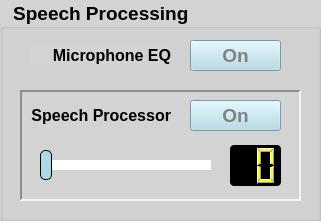
     <widget class="QGroupBox" name="Speech_Proc_groupBox">
      <property name="geometry">
       <rect>
        <x>750</x>
        <y>10</y>
        <width>321</width>
        <height>221</height>
       </rect>
      </property>
      <property name="font">
       <font>
        <pointsize>14</pointsize>
        <bold>true</bold>
       </font>
      </property>
      <property name="styleSheet">
       <string notr="true">QWidget{ background-color: lightgray;}</string>
      </property>
      <property name="title">
       <string>  Speech Processing</string>
      </property>
      <widget class="QLabel" name="Speech_label_1">
       <property name="geometry">
        <rect>
         <x>30</x>
         <y>45</y>
         <width>141</width>
         <height>21</height>
        </rect>
       </property>
       <property name="font">
        <font>
         <pointsize>12</pointsize>
         <bold>true</bold>
        </font>
       </property>
       <property name="text">
        <string>Microphone EQ</string>
       </property>
       <property name="alignment">
        <set>Qt::AlignmentFlag::AlignRight|Qt::AlignmentFlag::AlignTrailing|Qt::AlignmentFlag::AlignVCenter</set>
       </property>
       <property name="wordWrap">
        <bool>true</bool>
       </property>
      </widget>
      <widget class="QPushButton" name="Speech_Proc_EQ_pushButton">
       <property name="geometry">
        <rect>
         <x>190</x>
         <y>40</y>
         <width>91</width>
         <height>31</height>
        </rect>
       </property>
       <property name="font">
        <font>
         <pointsize>14</pointsize>
         <bold>true</bold>
        </font>
       </property>
       <property name="styleSheet">
        <string notr="true">QPushButton{ background-color: lightblue; color: grey}
QPushButton::checked{ background-color: red; color: black}</string>
       </property>
       <property name="text">
        <string>On</string>
       </property>
       <property name="checkable">
        <bool>true</bool>
       </property>
      </widget>
      <widget class="QFrame" name="Speech_Proc_frame">
       <property name="geometry">
        <rect>
         <x>20</x>
         <y>90</y>
         <width>281</width>
         <height>111</height>
        </rect>
       </property>
       <property name="frameShape">
        <enum>QFrame::Shape::Panel</enum>
       </property>
       <property name="frameShadow">
        <enum>QFrame::Shadow::Sunken</enum>
       </property>
       <property name="lineWidth">
        <number>2</number>
       </property>
       <widget class="QLCDNumber" name="Speech_Proc_lcdNumber">
        <property name="geometry">
         <rect>
          <x>210</x>
          <y>55</y>
          <width>51</width>
          <height>41</height>
         </rect>
        </property>
        <property name="styleSheet">
         <string notr="true">QWidget{ border: 2px black; background-color: black;border-radius: 4px;}
QLCDNumber {color: yellow;}</string>
        </property>
        <property name="digitCount">
         <number>2</number>
        </property>
       </widget>
       <widget class="QPushButton" name="Speech_Proc_pushButton">
        <property name="geometry">
         <rect>
          <x>170</x>
          <y>10</y>
          <width>91</width>
          <height>31</height>
         </rect>
        </property>
        <property name="font">
         <font>
          <pointsize>14</pointsize>
          <bold>true</bold>
         </font>
        </property>
        <property name="styleSheet">
         <string notr="true">QPushButton{ background-color: lightblue; color: grey}
QPushButton::checked{ background-color: red; color: black}</string>
        </property>
        <property name="text">
         <string>On</string>
        </property>
        <property name="checkable">
         <bool>true</bool>
        </property>
       </widget>
       <widget class="QSlider" name="Speech_Proc_horizontalSlider">
        <property name="geometry">
         <rect>
          <x>20</x>
          <y>60</y>
          <width>171</width>
          <height>31</height>
         </rect>
        </property>
        <property name="styleSheet">
         <string notr="true">QSlider::groove:horizontal{background: lightgray; height: 10px; border-radius: 3px;}
QSlider::handle:horizontal{background: lightblue; border: 1px solid black; width: 10px; height: 30px; margin-top: -10px; margin-bottom: -10px; border-radius: 5px;}
QSlider::sub-page:horizontal{background: white;}
QSlider::add-page:horizontal{background: white;}
QSlider:disabled{color: darkgrey;}
QSlider:handle:disabled{background-color: darkgrey;  color: darkgrey;}</string>
        </property>
        <property name="orientation">
         <enum>Qt::Orientation::Horizontal</enum>
        </property>
       </widget>
       <widget class="QLabel" name="Speech_label_2">
        <property name="geometry">
         <rect>
          <x>10</x>
          <y>15</y>
          <width>141</width>
          <height>21</height>
         </rect>
        </property>
        <property name="font">
         <font>
          <pointsize>12</pointsize>
          <bold>true</bold>
         </font>
        </property>
        <property name="text">
         <string>Speech Processor</string>
        </property>
        <property name="alignment">
         <set>Qt::AlignmentFlag::AlignRight|Qt::AlignmentFlag::AlignTrailing|Qt::AlignmentFlag::AlignVCenter</set>
        </property>
        <property name="wordWrap">
         <bool>true</bool>
        </property>
       </widget>
      </widget>
      <zorder>Speech_Proc_frame</zorder>
      <zorder>Speech_label_1</zorder>
      <zorder>Speech_Proc_EQ_pushButton</zorder>
     </widget>
